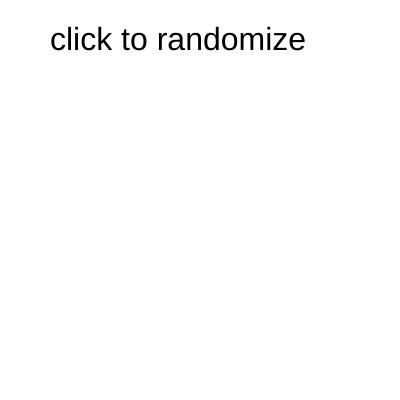
Frame 1 (no input)
Frame 60 (no input): identical to frame 1, image omitted
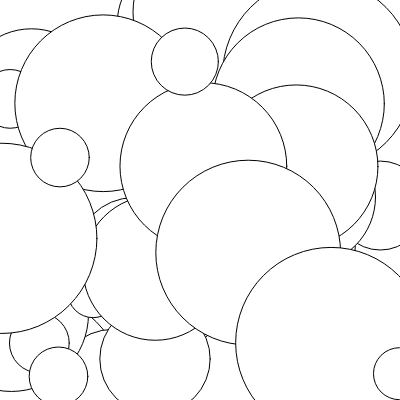
Frame 120 (the mouse pressed at the canvas centre since frame 60)

The p5.js sketch that drew these frames (run headless with seeded random() and noise() and a simulated clock; from frame 60 on, the mouse is pressed at the canvas centre):

// p5.js sketch
// ── sketch.js
// [0,1,2,3...]
let plants = [{
  name: "Large",
  color: "Green"
}, {
  name: "Medium",
  color: "purple"
}, {
  name: "Small",
  texture: "fuzzy"
}];

let randomIndex;
let animating = false;
// let counter = 0;

function setup() {
  createCanvas(400, 400);
  textSize(32);
  text("click to randomize",50,50);
}

function draw() {
  if(animating == true){
    ellipse(random(width),random(height),random(50,200));
  }
}
// function changeBackground(){
//   if (counter <= 5){
//     counter++;
//     console.log(counter)
//   background(random(255),random(255), random(255));
//   setTimeout(changeBackground,1000);
// } else
// }
function randomizer(){
  animating = false
  if (plants[0]) {
    background(random(255), random(255), random(255));
    randomIndex = int(random(plants.length))
    console.log(plants[randomIndex].name);
    text(plants[randomIndex].name, 50, 50);
    plants.splice(randomIndex, 1);
    console.log(plants);
  } else {
    background(random(255), random(255), random(255));
    text("nothing left!", 50, 50)
  }

}
function mousePressed() {
  animating = true
  setTimeout(randomizer, 2000);

}
